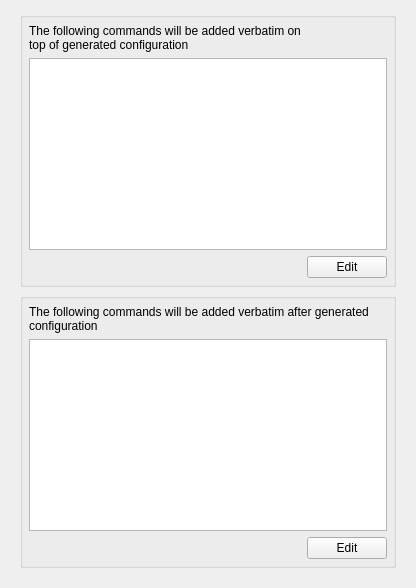
     <widget class="QWidget" name="prolog_epilog_tab">
      <attribute name="title">
       <string>Prolog/Epilog</string>
      </attribute>
      <layout class="QGridLayout">
       <property name="leftMargin">
        <number>20</number>
       </property>
       <property name="topMargin">
        <number>12</number>
       </property>
       <property name="rightMargin">
        <number>20</number>
       </property>
       <property name="bottomMargin">
        <number>20</number>
       </property>
       <item row="0" column="0">
        <widget class="QGroupBox" name="frame146">
         <property name="title">
          <string/>
         </property>
         <layout class="QGridLayout">
          <property name="leftMargin">
           <number>6</number>
          </property>
          <property name="topMargin">
           <number>6</number>
          </property>
          <property name="rightMargin">
           <number>6</number>
          </property>
          <property name="bottomMargin">
           <number>6</number>
          </property>
          <item row="2" column="0">
           <spacer>
            <property name="orientation">
             <enum>Qt::Orientation::Horizontal</enum>
            </property>
            <property name="sizeType">
             <enum>QSizePolicy::Policy::Expanding</enum>
            </property>
            <property name="sizeHint" stdset="0">
             <size>
              <width>40</width>
              <height>20</height>
             </size>
            </property>
           </spacer>
          </item>
          <item row="2" column="1">
           <widget class="QPushButton" name="edit_prolog_button">
            <property name="text">
             <string>Edit</string>
            </property>
           </widget>
          </item>
          <item row="0" column="0">
           <widget class="QLabel" name="textLabel2">
            <property name="text">
             <string>The following commands will be added verbatim on top of generated configuration</string>
            </property>
            <property name="alignment">
             <set>Qt::AlignmentFlag::AlignVCenter</set>
            </property>
            <property name="wordWrap">
             <bool>true</bool>
            </property>
           </widget>
          </item>
          <item row="1" column="0" colspan="2">
           <widget class="QTextEdit" name="nxosacl_prolog_script"/>
          </item>
         </layout>
        </widget>
       </item>
       <item row="1" column="0">
        <widget class="QGroupBox" name="frame147">
         <property name="title">
          <string/>
         </property>
         <layout class="QGridLayout">
          <property name="leftMargin">
           <number>6</number>
          </property>
          <property name="topMargin">
           <number>6</number>
          </property>
          <property name="rightMargin">
           <number>6</number>
          </property>
          <property name="bottomMargin">
           <number>6</number>
          </property>
          <item row="2" column="1">
           <widget class="QPushButton" name="edit_epilog_button">
            <property name="text">
             <string>Edit</string>
            </property>
           </widget>
          </item>
          <item row="2" column="0">
           <spacer>
            <property name="orientation">
             <enum>Qt::Orientation::Horizontal</enum>
            </property>
            <property name="sizeType">
             <enum>QSizePolicy::Policy::Expanding</enum>
            </property>
            <property name="sizeHint" stdset="0">
             <size>
              <width>40</width>
              <height>20</height>
             </size>
            </property>
           </spacer>
          </item>
          <item row="1" column="0" colspan="2">
           <widget class="QTextEdit" name="nxosacl_epilog_script"/>
          </item>
          <item row="0" column="0" colspan="2">
           <widget class="QLabel" name="textLabel2_2">
            <property name="text">
             <string>The following commands will be added verbatim after generated configuration</string>
            </property>
            <property name="textFormat">
             <enum>Qt::TextFormat::RichText</enum>
            </property>
            <property name="alignment">
             <set>Qt::AlignmentFlag::AlignVCenter</set>
            </property>
            <property name="wordWrap">
             <bool>true</bool>
            </property>
            <property name="margin">
             <number>0</number>
            </property>
           </widget>
          </item>
         </layout>
        </widget>
       </item>
      </layout>
     </widget>
